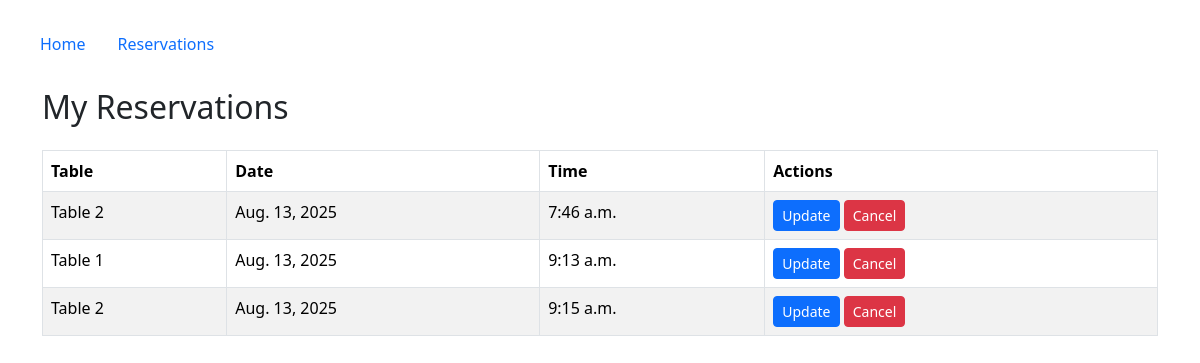
Page /reservation/ (signed in) on the earlier database version.
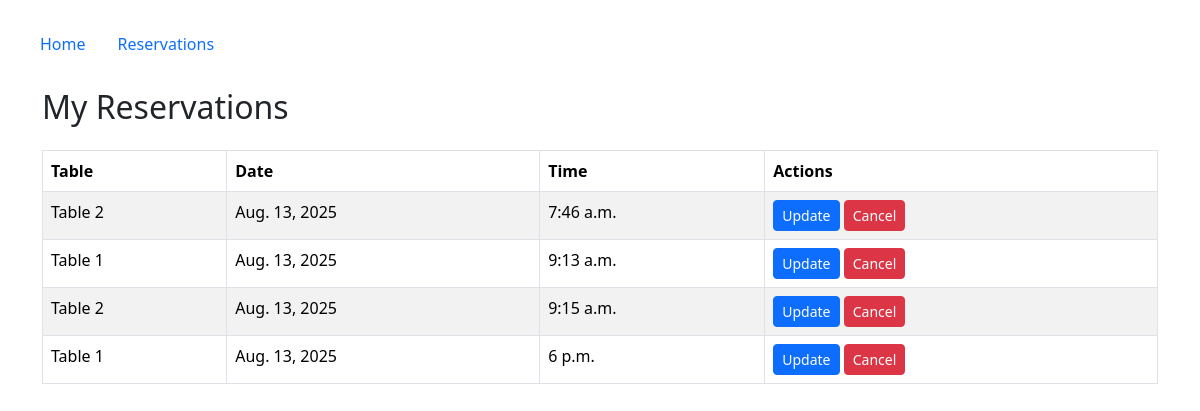
Same page on the later database version.
### table_reservation/models.py (models this page shows, shortened)
class Reservation(models.Model):
    STATUS_CHOICES=[
        ("pending","Pending"),
        ("Attendance","Attendance"),
        ("no attend","no attend"),
        ("Cancelled by Staff", "Cancelled by Staff"),
    ]
    table = models.ForeignKey(Table, on_delete=models.CASCADE)
    user=models.ForeignKey(User,on_delete=models.CASCADE)
    date=models.DateField()
    time=models.TimeField()
    status = models.CharField(max_length=30, choices=STATUS_CHOICES, default="Pending")

class Table(models.Model):
    name=models.CharField(max_length=50)
    capacity=models.IntegerField()

### table_reservation/views.py (the view)
# urls.py: path('reservation/',views.reservation,name="reservation"),
@login_required
def reservation(request):
    reservations = Reservation.objects.filter(user=request.user)  # sirf current user ke reservations
    return render(request, "reservation.html", {"reservations": reservations})

### templates/reservation.html (shortened to what this page needs)
<!DOCTYPE html>
<html lang="en">
<head>
    <link href="https://cdn.jsdelivr.net/npm/bootstrap@5.3.2/dist/css/bootstrap.min.css" rel="stylesheet">
</head>
<body class="p-4">
<nav class="mb-4">
    <ul class="nav">
        <li class="nav-item">
            <a class="nav-link" href="{% url 'home' %}">Home</a>
        </li>
        <li class="nav-item">
            <a class="nav-link active" href="{% url 'reservation' %}">Reservations</a>
        </li>
    </ul>
</nav>
<div class="container">
    <h2 class="mb-4">My Reservations</h2>
    <table class="table table-bordered table-striped">
        <thead>
            <tr>
                <th>Table</th>
                <th>Date</th>
                <th>Time</th>
                <th>Actions</th>
            </tr>
        </thead>
        <tbody>
            {% for r in reservations %}
            <tr>
                <td>{{ r.table.name }}</td>
                <td>{{ r.date }}</td>
                <td>{{ r.time }}</td>
                <td>
                    <a href="{% url 'update_reservation' r.id %}" class="btn btn-primary btn-sm">Update</a>
                    <a href="{% url 'cancel_reservation' r.id %}" class="btn btn-danger btn-sm"
                       onclick="return confirm('Are you sure you want to cancel this reservation?');">
                       Cancel
                    </a>
                </td>
            </tr>
            {% empty %}
            <tr>
                <td colspan="4" class="text-center">No reservations found</td>
            </tr>
            {% endfor %}
        </tbody>
    </table>
</div>
</body>
</html>

Differences in the rows shown:
added Reservation: table.name "Table 1", date "Aug. 13, 2025", time "6 p.m."
